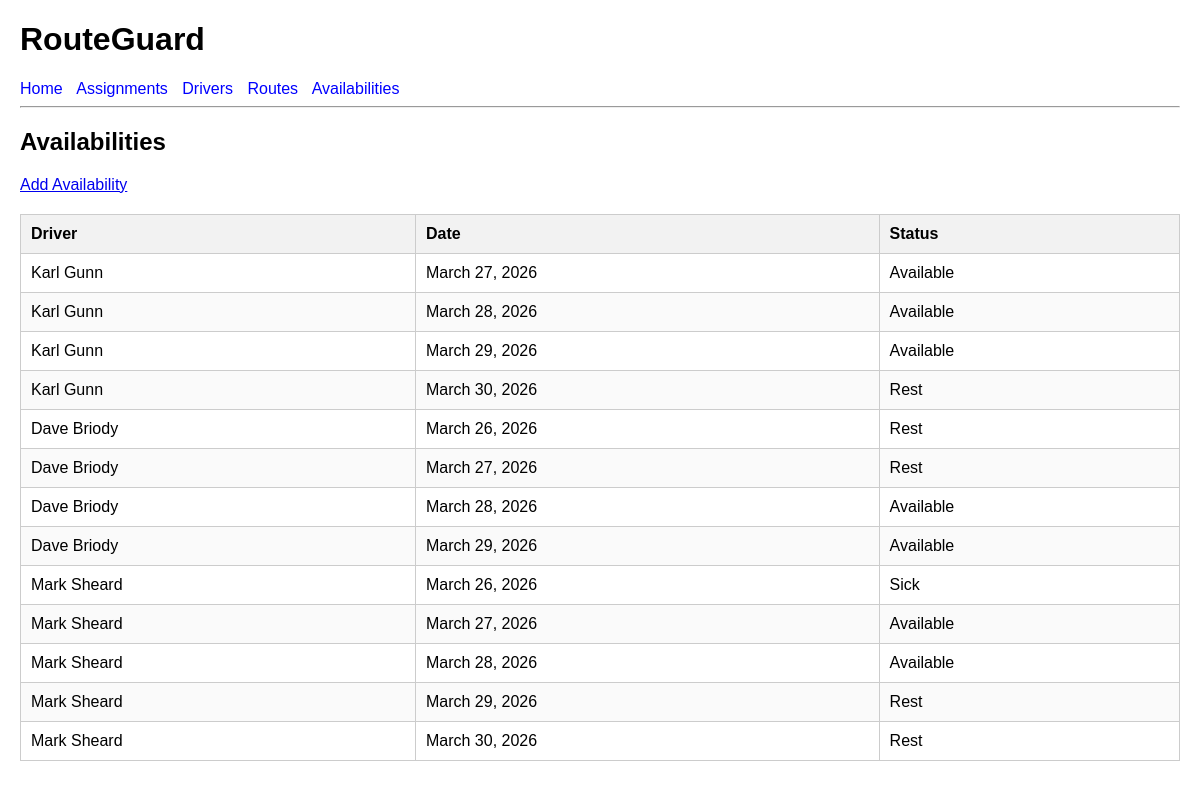
Before: /availabilities/ with the older database file.
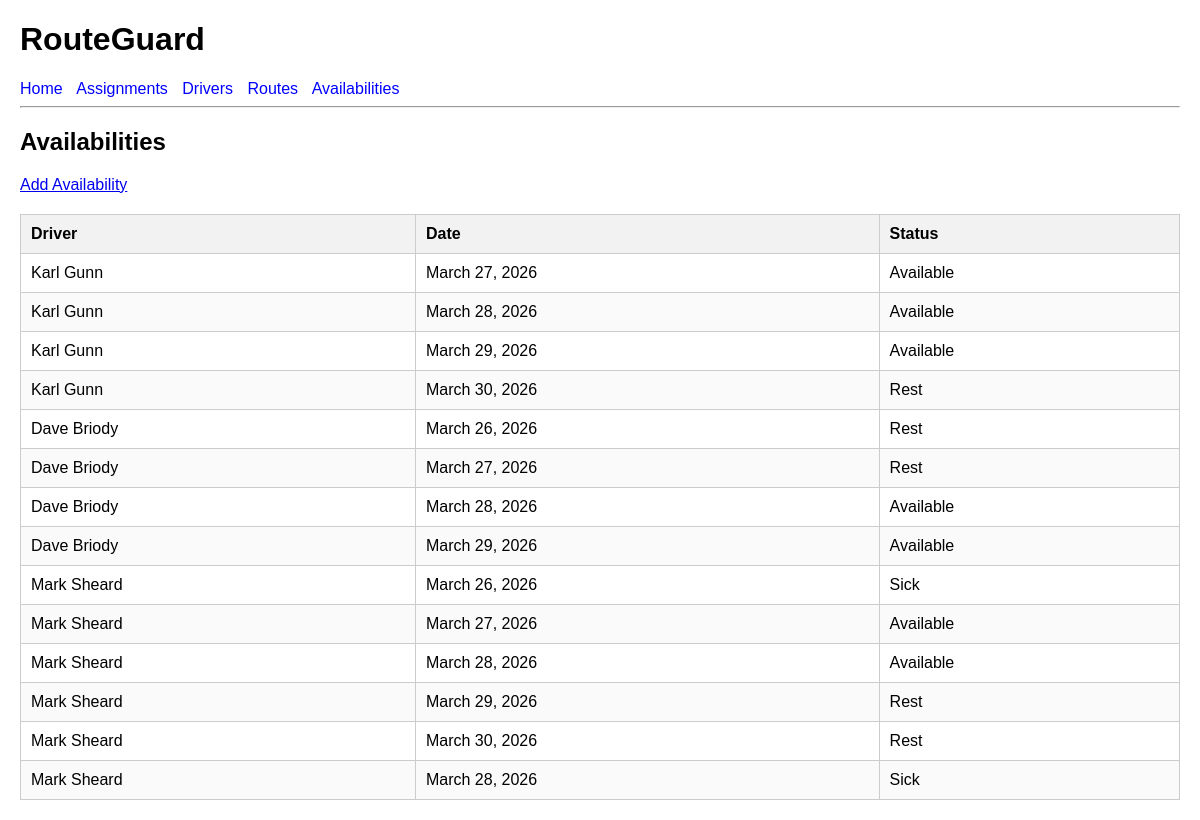
After: the same page with the newer database file.
### planner/models.py (models this page shows, shortened)
class Availability(models.Model):
    STATUS_CHOICES = [
        ("available", "Available"),
        ("rest", "Rest"),
        ("holiday", "Holiday"),
        ("sick", "Sick"),
        ("unavailable", "Unavailable"),
    ]
    driver = models.ForeignKey(Driver, on_delete=models.CASCADE)
    date = models.DateField()
    status = models.CharField(max_length=20, choices=STATUS_CHOICES)

class Driver(models.Model):
    name = models.CharField(max_length=100)
    employee_id = models.CharField(max_length=20, unique=True)
    active = models.BooleanField(default=True)
    def __str__(self):
        return self.name

### planner/views.py (the view)
# urls.py: path("availabilities/", views.availability_list, name="availability_list"),
def availability_list(request):
    availabilities = Availability.objects.all()
    return render(
        request,
        "planner/availability_list.html",
        {"availabilities": availabilities},
    )

### planner/templates/planner/availability_list.html
{% extends "base.html" %}
{% block content %}
<h2>Availabilities</h2>
<p><a href="{% url 'create_availability' %}">Add Availability</a></p>
{% if availabilities %}
    <table>
        <thead>
            <tr>
                <th>Driver</th>
                <th>Date</th>
                <th>Status</th>
            </tr>
        </thead>
        <tbody>
            {% for availability in availabilities %}
                <tr>
                    <td>{{ availability.driver }}</td>
                    <td>{{ availability.date }}</td>
                    <td>{{ availability.get_status_display }}</td>
                </tr>
            {% endfor %}
        </tbody>
    </table>
{% else %}
    <p>No availability records found.</p>
{% endif %}
{% endblock %}

Changed rows visible on the page:
added Availability: driver "Mark Sheard", date "March 28, 2026", status "Sick"
